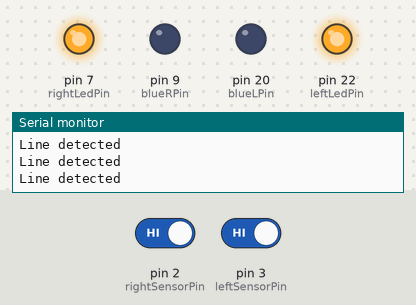
A sketch run on a simulated Arduino Mega 2560, built with avr-gcc and run on an emulated ATmega2560. Parts: output pins drawn as LEDs (lit = HIGH), the last lines printed to the serial monitor. The test bench sets the inputs (shaded band); at power-on: pin 2 (rightSensorPin) HIGH, pin 3 (leftSensorPin) HIGH.

Above: at 1.2 s.
1.3 s: pin 2 (rightSensorPin) driven LOW
At 2.2 s:
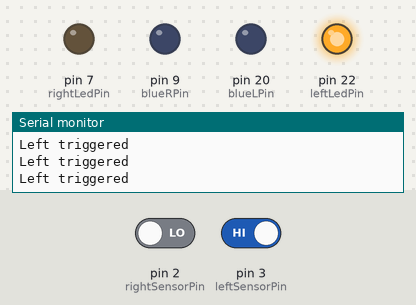
2.8 s: pin 3 (leftSensorPin) driven LOW
At 3.4 s:
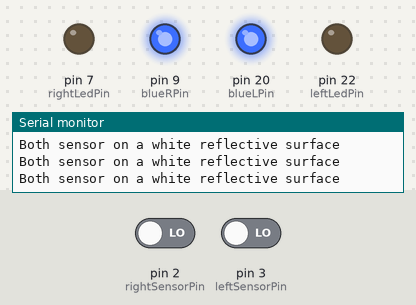
4.3 s: pin 2 (rightSensorPin) driven HIGH
At 4.8 s:
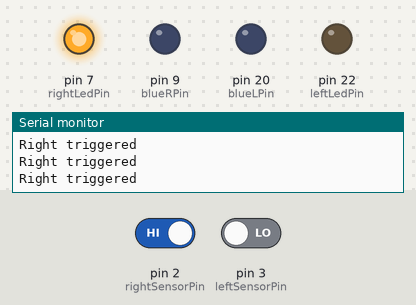
5.8 s: pin 3 (leftSensorPin) driven HIGH
At 7.2 s:
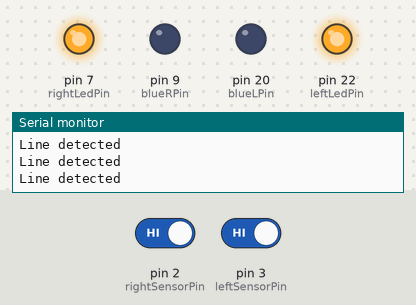
Timing chart, 0 to 8.3 s (numbered marks = the images above; inputs shaded):
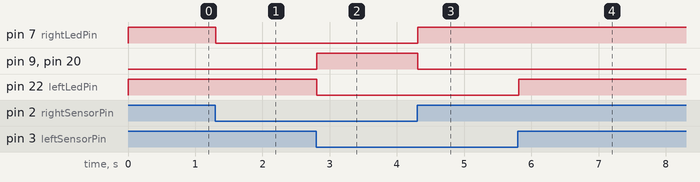

Measured:
- after the input at 1.3 s, pin 7 (rightLedPin): HIGH → LOW at once
- after the input at 2.8 s, pin 9 (blueRPin), pin 20 (blueLPin): LOW → HIGH at once; pin 22 (leftLedPin): HIGH → LOW at once
- after the input at 4.3 s, pin 7 (rightLedPin): LOW → HIGH at once; pin 9 (blueRPin), pin 20 (blueLPin): HIGH → LOW at once
- after the input at 5.8 s, pin 22 (leftLedPin): LOW → HIGH at once

The sketch:

LAB6_Line_following.ino
```cpp
#include <Arduino.h>

// Sensor pins
const int leftSensorPin = 3;
const int rightSensorPin = 2;

// LED pins
const int leftLedPin = 22;
const int rightLedPin = 7;

const int blueRPin = 9;
const int blueLPin = 20;

void setup() {
    pinMode(leftSensorPin, INPUT);
    pinMode(rightSensorPin, INPUT);
    pinMode(leftLedPin, OUTPUT);
    pinMode(rightLedPin, OUTPUT);
    pinMode(blueRPin, OUTPUT);
    pinMode(blueLPin, OUTPUT);
    Serial.begin(9600);
}

int getTracking() {
    int left = digitalRead(leftSensorPin);
    int right = digitalRead(rightSensorPin);

    if (left == 0 && right == 0) {
        return 0;
    } else if (left == 0 && right == 1) {
        return 1;
    } else if (left == 1 && right == 0) {
        return 10;
    } else if (left == 1 && right == 1) {
        return 11;
    }
    return -1; // Fallback case
}

void loop() {
    int trackingState = getTracking();

    if (trackingState == 0) {
        Serial.println("Both sensor on a white reflective surface");
        digitalWrite(leftLedPin, LOW);
        digitalWrite(rightLedPin, LOW);
        digitalWrite(blueRPin, HIGH);
        digitalWrite(blueLPin, HIGH);

    } else if (trackingState == 1) {
        Serial.println("Right triggered");
        // Call to motor control function to adjust speed, e.g., motorsSpeed(30, 5);
        digitalWrite(leftLedPin, LOW);
        digitalWrite(rightLedPin, HIGH);
        digitalWrite(blueRPin, LOW);
        digitalWrite(blueLPin, LOW);

    } else if (trackingState == 10) {
        Serial.println("Left triggered");
        // Call to motor control function to adjust speed, e.g., motorsSpeed(5, 30);
        digitalWrite(leftLedPin, HIGH);
        digitalWrite(rightLedPin, LOW);
        digitalWrite(blueRPin, LOW);
        digitalWrite(blueLPin, LOW);

    } else if (trackingState == 11) {
        Serial.println("Line detected");
        digitalWrite(leftLedPin, HIGH);
        digitalWrite(rightLedPin, HIGH);
        digitalWrite(blueRPin, LOW);
        digitalWrite(blueLPin, LOW);
    }

    delay(100); // Adjust the delay as necessary
}
```
